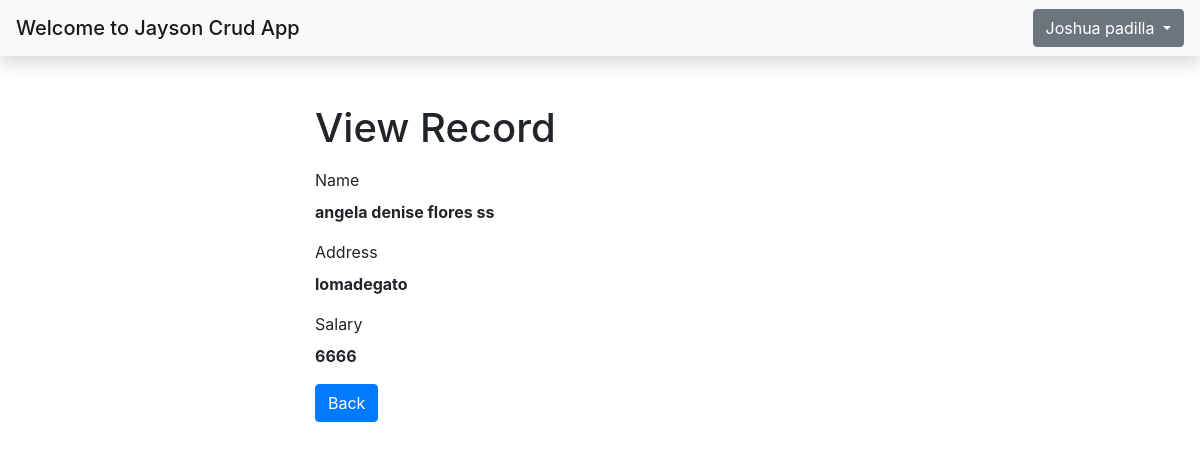
/view/read.php?id=2 (signed in), run on the app's committed database.
### tables this page shows
CREATE TABLE `user` (
  `user_id` int(11) NOT NULL,
  `fname` varchar(20) NOT NULL,
  `lname` varchar(20) NOT NULL,
  `email` varchar(30) NOT NULL,
  `password` varchar(30) NOT NULL
);

CREATE TABLE `employees` (
  `id` int(11) NOT NULL,
  `name` varchar(255) NOT NULL,
  `address` varchar(255) NOT NULL,
  `salary` varchar(255) NOT NULL
);

### view/session.php (called while the page is built, shortened)
<?php
if (isset($_SESSION["user_id"])) {
    include("../config/connection.php");
    $user_id = $_SESSION["user_id"];
    $get_record = mysqli_query($link, "SELECT * FROM user where user_id ='$user_id'");
    $row = mysqli_fetch_assoc($get_record);
    $db_fullname = $row["fname"] . " " . $row["lname"];
} else {
    echo "<script>window.location.href='../';</script>";
}
?>

### view/read.php (the view, shortened to what this page needs)
<?php
include "session.php";
if(isset($_GET["id"]) && !empty(trim($_GET["id"]))){
    require_once "../config/connection.php";
    $sql = "SELECT * FROM employees WHERE id = ?";
    if($stmt = mysqli_prepare($link, $sql)){
        mysqli_stmt_bind_param($stmt, "i", $param_id);
        if(mysqli_stmt_execute($stmt)){
            $result = mysqli_stmt_get_result($stmt);
            if(mysqli_num_rows($result) == 1){
                $row = mysqli_fetch_array($result, MYSQLI_ASSOC);
            } else{
                header("location: error.php");
                exit();
            }
        } else{
            echo "Oops! Something went wrong. Please try again later.";
        }
    }
} else{
    header("location: error.php");
    exit();
}
?>
<!DOCTYPE html>
<html lang="en">
<head>
    <link rel="stylesheet" href="https://stackpath.bootstrapcdn.com/bootstrap/4.5.2/css/bootstrap.min.css">
</head>
<body>
<?php include "../structure/header.php";?>
    <div class="wrapper">
        <div class="container-fluid">
            <div class="row">
                <div class="col-md-12">
                    <h1 class="mt-5 mb-3">View Record</h1>
                    <div class="form-group">
                        <label>Name</label>
                        <p><b><?php echo $row["name"]; ?></b></p>
                    </div>
                    <div class="form-group">
                        <label>Address</label>
                        <p><b><?php echo $row["address"]; ?></b></p>
                    </div>
                    <div class="form-group">
                        <label>Salary</label>
                        <p><b><?php echo $row["salary"]; ?></b></p>
                    </div>
                    <p><a href="view.php" class="btn btn-primary">Back</a></p>
                </div>
            </div>
        </div>
    </div>
</body>
</html>

### structure/header.php (shortened to what this page needs)
<nav class="navbar navbar-light bg-light shadow">
    <span class="navbar-brand mb-0 h1">Welcome to Jayson Crud App</span>
    <div class="dropdown ml-auto">
        <button class="btn btn-secondary dropdown-toggle" type="button" id="dropdownMenuButton" data-toggle="dropdown" aria-haspopup="true" aria-expanded="false">
        <?=ucfirst($db_fullname);?>
        </button>
    </div>
</nav>

### view/read.php (style rules this page uses)
.wrapper { width: 600px; margin: 0 auto; }

### data on the page
user: db_fullname "Joshua padilla"
employees: name "angela denise flores ss", address "lomadegato", salary "6666"
